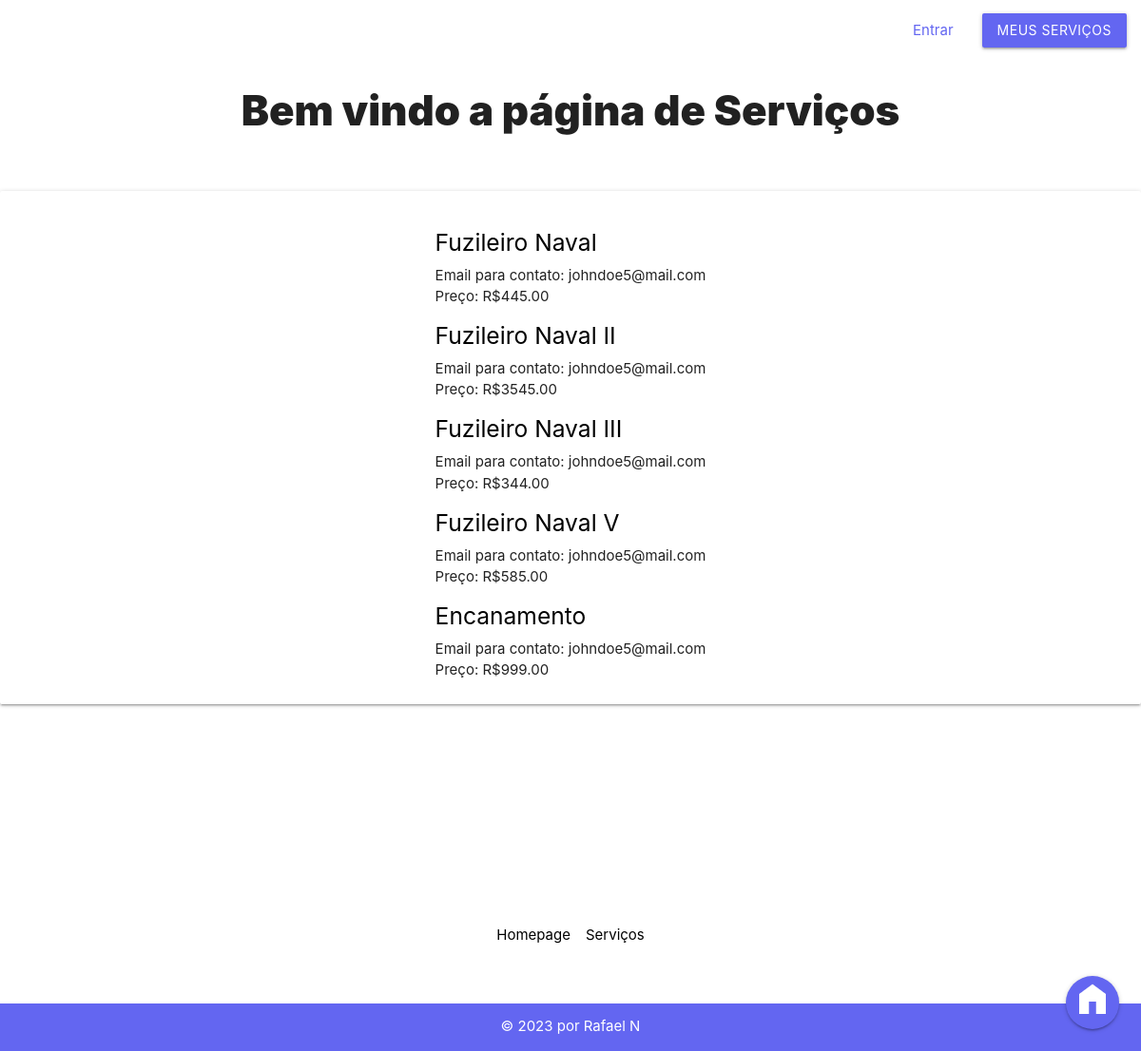
The page /servicosapp/servicos/ on the database its author committed.
### servicosapp/models.py (models this page shows)
class Servico(models.Model):
    id_servico = models.AutoField(primary_key=True)
    fk_usuario = models.ForeignKey(auth_user, on_delete=models.DO_NOTHING, null=True)
    fk_categoria = models.ForeignKey(Categoria, on_delete=models.CASCADE, null=True)
    fk_municipio = models.ForeignKey(Municipio, on_delete=models.CASCADE, null=True)
    titulo = models.CharField(max_length=150, null=False)
    descricao = models.CharField(max_length=150, default=None)
    email = models.CharField(max_length=150, null=False)
    telefone_1 = models.CharField(max_length=50, null=True)
    telefone_2 = models.CharField(max_length=50, null=True)
    preco = models.IntegerField(default=0, null=True)
    data_pub = models.DateTimeField("Data de publicação", default=django.utils.timezone.now, null=True)
    def __str__(self):
        return self.titulo

### servicosapp/views.py (the view)
# urls.py: path('servicos/', views.index_servicos, name="index_servicos"),
def index_servicos(request):
       servicos = Servico.objects.all()
       context = {
              'servicos': servicos
       }
       return render(request, 'servicosapp/servicos/index.html', context)

### servicosapp/templates/servicosapp/servicos/index.html
{% extends 'base.html' %}
{% block content %}
<h3>Bem vindo a página de Serviços</h3>
<div class="card-panel" style="margin-top: 4em;display: flex; justify-content: center; align-items: center;">
    {% if servicos %}
    <ul>
        {% for servico in servicos %}
        <a id="ancora-servicos" href="{% url 'servicosapp:editar_form' servico.id_servico %}">
            <a id="ancora-servicos" href="{% url 'servicosapp:detalhes_servicos' servico.id_servico %}">
                <h5>{{ servico }}</h5>
            </a>
            <li>Email para contato: {{ servico.email }}</li>
            <li>Preço: R${{ servico.preco }}.00</li>
            {% endfor %}
    </ul>
</div>
{% else %}
<p style="text-align: center; margin-top: 4em;">Não há serviços cadastrados!</p>
{% endif %}
{% endblock content %}

### servicosapp/static/servicosapp/stylesheet.css (style rules this page uses)
* { box-sizing: border-box; padding: 0; margin: 0; }
body { background-color: var(--primary-color); }
body a { color: var(--accent-color); }
body h3 { font-weight: 900; text-align: center; }
div #ancora-servicos { color: black; }

### rows shown on the page
Servico: titulo "Fuzileiro Naval", email "johndoe5@mail.com", preco "445"
Servico: titulo "Fuzileiro Naval II", email "johndoe5@mail.com", preco "3545"
Servico: titulo "Fuzileiro Naval III", email "johndoe5@mail.com", preco "344"
Servico: titulo "Fuzileiro Naval V", email "johndoe5@mail.com", preco "585"
Servico: titulo "Encanamento", email "johndoe5@mail.com", preco "999"
